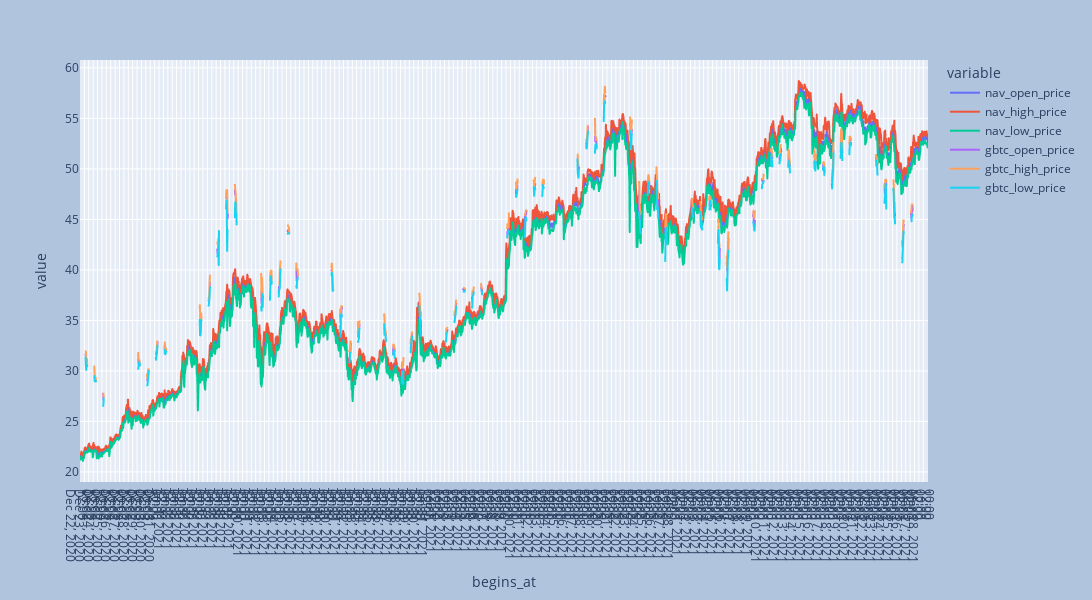

The notebook cell saved with this chart:
### Code cell
# hourly chart comparison
import matplotlib.dates as mdates
import matplotlib as plt

fig = df_hourly.loc[:,["nav_open_price", "nav_high_price", "nav_low_price", "gbtc_open_price", "gbtc_high_price", "gbtc_low_price"]].plot.line()
fig.update_layout(
    autosize=False,
    width=5000,
    height=600,
    paper_bgcolor="LightSteelBlue",
)

fig.update_xaxes(nticks=300)          
fig.show()

### Figure 1 — Plotly figure (JSON) as saved in the notebook; plotly's stock layout.template omitted (floating-point values rounded to 4 significant figures; data arrays with more than 128 entries replaced by an {"elided": "..."} marker saying what was removed)
{"data": [{"hovertemplate": "variable=nav_open_price<br>begins_at=%{x}<br>value=%{y}<extra></extra>", "legendgroup": "nav_open_price", "line": {"color": "#636efa", "dash": "solid"}, "mode": "lines", "name": "nav_open_price", "showlegend": true, "type": "scattergl", "x": {"elided": "2319 str values"}, "xaxis": "x", "y": {"elided": "2319 float values"}, "yaxis": "y"}, {"hovertemplate": "variable=nav_high_price<br>begins_at=%{x}<br>value=%{y}<extra></extra>", "legendgroup": "nav_high_price", "line": {"color": "#EF553B", "dash": "solid"}, "mode": "lines", "name": "nav_high_price", "showlegend": true, "type": "scattergl", "x": {"elided": "2319 str values"}, "xaxis": "x", "y": {"elided": "2319 float values"}, "yaxis": "y"}, {"hovertemplate": "variable=nav_low_price<br>begins_at=%{x}<br>value=%{y}<extra></extra>", "legendgroup": "nav_low_price", "line": {"color": "#00cc96", "dash": "solid"}, "mode": "lines", "name": "nav_low_price", "showlegend": true, "type": "scattergl", "x": {"elided": "2319 str values"}, "xaxis": "x", "y": {"elided": "2319 float values"}, "yaxis": "y"}, {"hovertemplate": "variable=gbtc_open_price<br>begins_at=%{x}<br>value=%{y}<extra></extra>", "legendgroup": "gbtc_open_price", "line": {"color": "#ab63fa", "dash": "solid"}, "mode": "lines", "name": "gbtc_open_price", "showlegend": true, "type": "scattergl", "x": {"elided": "2319 str values"}, "xaxis": "x", "y": {"elided": "2319 float values"}, "yaxis": "y"}, {"hovertemplate": "variable=gbtc_high_price<br>begins_at=%{x}<br>value=%{y}<extra></extra>", "legendgroup": "gbtc_high_price", "line": {"color": "#FFA15A", "dash": "solid"}, "mode": "lines", "name": "gbtc_high_price", "showlegend": true, "type": "scattergl", "x": {"elided": "2319 str values"}, "xaxis": "x", "y": {"elided": "2319 float values"}, "yaxis": "y"}, {"hovertemplate": "variable=gbtc_low_price<br>begins_at=%{x}<br>value=%{y}<extra></extra>", "legendgroup": "gbtc_low_price", "line": {"color": "#19d3f3", "dash": "solid"}, "mode": "lines", "name": "gbtc_low_price", "showlegend": true, "type": "scattergl", "x": {"elided": "2319 str values"}, "xaxis": "x", "y": {"elided": "2319 float values"}, "yaxis": "y"}], "layout": {"autosize": false, "height": 600, "legend": {"title": {"text": "variable"}, "tracegroupgap": 0}, "margin": {"t": 60}, "paper_bgcolor": "LightSteelBlue", "width": 5000, "xaxis": {"anchor": "y", "domain": [0, 1], "nticks": 300, "title": {"text": "begins_at"}}, "yaxis": {"anchor": "x", "domain": [0, 1], "title": {"text": "value"}}}}
